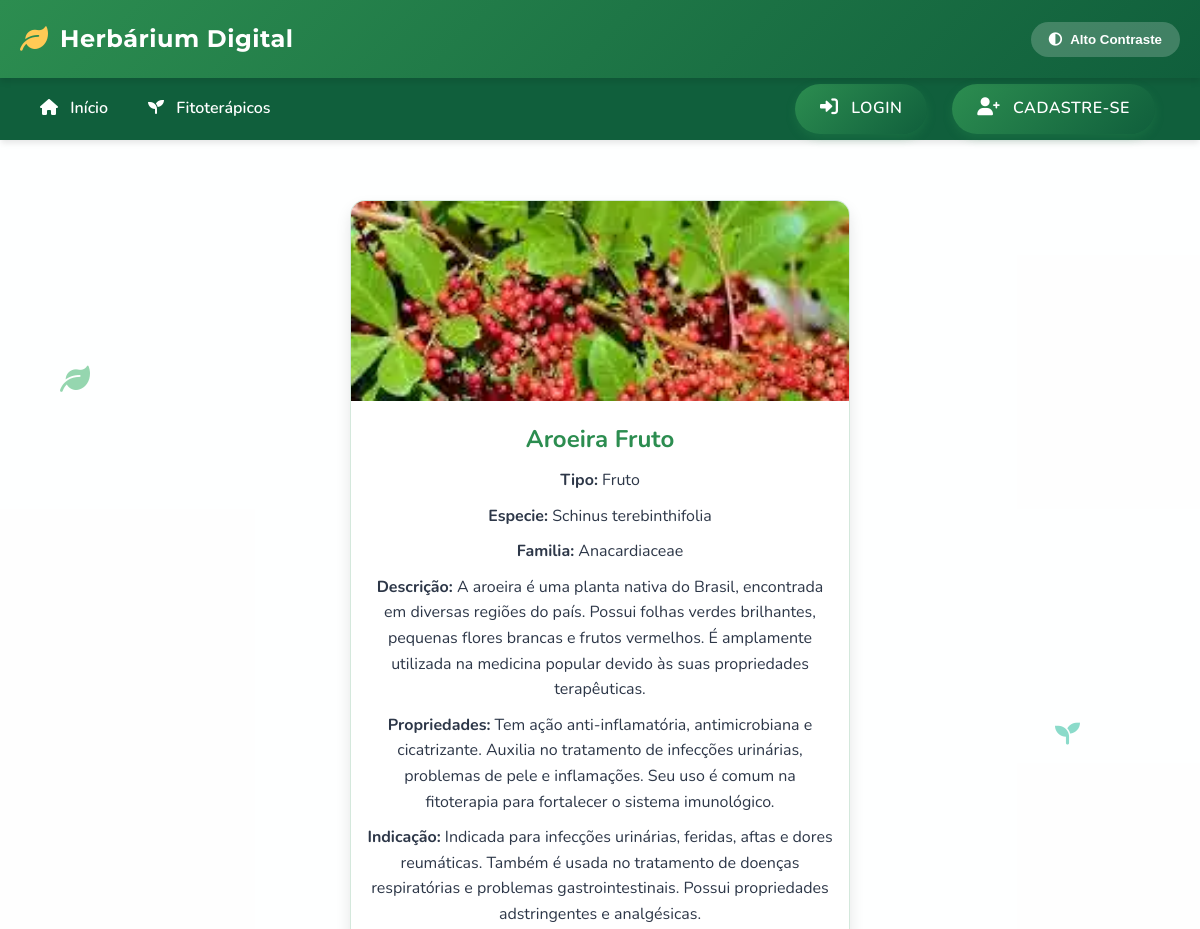
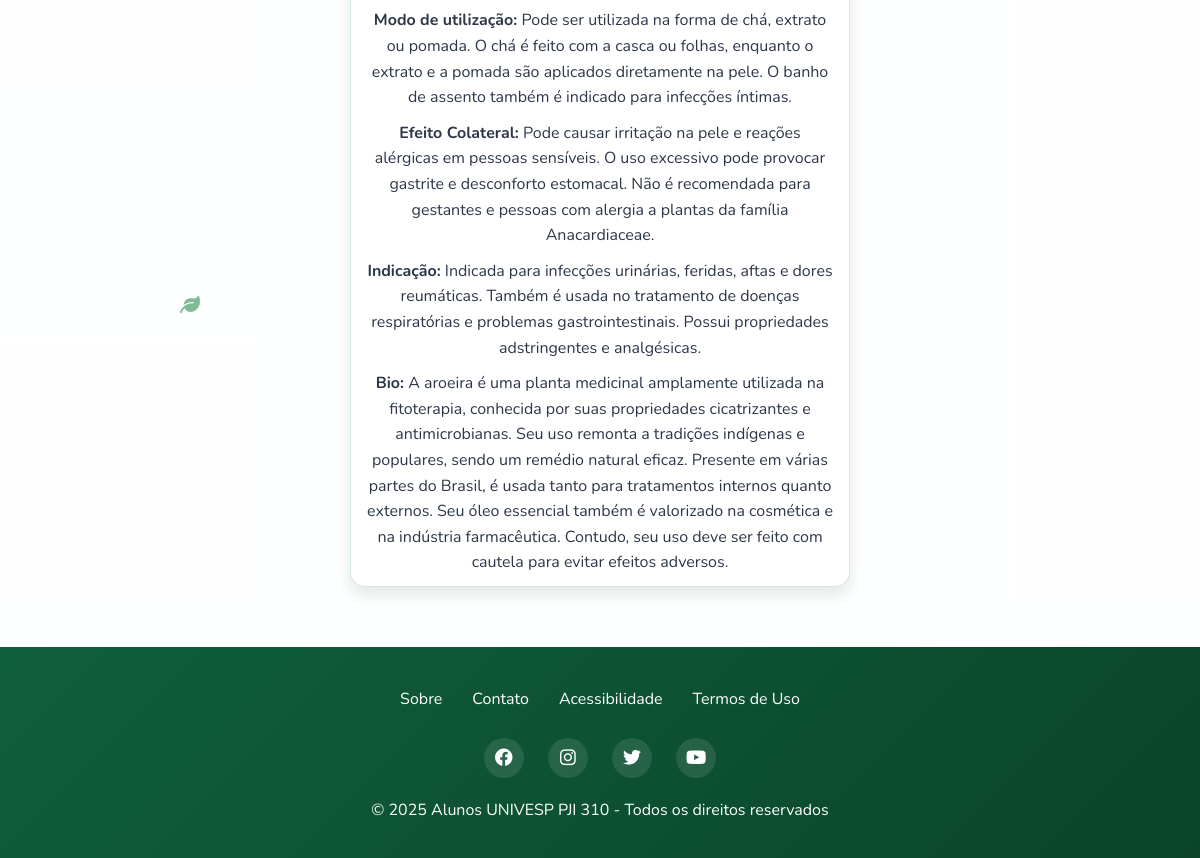
Page /fitoterapico/10/ on the committed database (2 pictures, top to bottom).
### fitoterapico/models.py (models this page shows, shortened)
class Fitoterapico(models.Model):
    id = models.AutoField(primary_key=True)
    nome = models.CharField(max_length=100)
    tipo = models.ForeignKey(Tipo, on_delete=models.PROTECT, related_name='fitoterapico_tipo')
    especie = models.CharField(max_length=100)
    familia = models.CharField(max_length=100, blank=True, null=True)
    descricao = models.TextField()
    propriedades = models.TextField()
    indicacao = models.TextField()
    modo_uso = models.TextField()
    dosagem = models.CharField(max_length=100, blank=True, null=True)
    efeito_colateral = models.TextField(blank=True, null=True)
    preco = models.FloatField(blank=True, null=True)
    foto = models.ImageField(upload_to='fitoterapico/', blank=True, null=True)
    bio = models.TextField(blank=True, null=True)

class Tipo(models.Model):
    id = models.AutoField(primary_key=True)
    nome = models.CharField(max_length=200)
    def __str__(self):
        return self.nome

### fitoterapico/views.py (the view)
# urls.py: path('fitoterapico/<int:pk>/', FitoterapicoDetailView.as_view(), name='fitoterapico_detail'),
class FitoterapicoDetailView(DetailView):
    model = Fitoterapico
    template_name = 'fitoterapico_detail.html'

### fitoterapico/templates/fitoterapico_detail.html (shortened to what this page needs)
{% extends "base.html" %}
{% block content %}
  <div class="fitoterapico-card">
    {% if object.foto %}
      <img src="{{ object.foto.url }}" alt="{{ object.nome }} - {{ object.tipo }}" loading="lazy">
    {% else %}
        <p class="no-foto">Imagem não disponível</p>
    {% endif %}
      <h2>{{ object.nome }} {{ object.tipo }}</h2>
      <p><strong>Tipo:</strong> {{ object.tipo }}</p>
      <p><strong>Especie:</strong> {{ object.especie }}</p>
      <p><strong>Familia:</strong> {{ object.familia }}</p>
      <p><strong>Descrição:</strong> {{ object.descricao }}</p>
      <p><strong>Propriedades:</strong> {{ object.propriedades }}</p>
      <p><strong>Indicação:</strong> {{ object.indicacao }}</p>
      <p><strong>Modo de utilização:</strong> {{ object.modo_uso }}</p>
      <p><strong>Efeito Colateral:</strong> {{ object.efeito_colateral }}</p>
      <p><strong>Indicação:</strong> {{ object.indicacao }}</p>
      {% if object.bio %}
        <p><strong>Bio:</strong> {{ object.bio }}</p>
      {% endif %}
  </div>
{% endblock %}

### app/templates/base.html (style rules this page uses)
:root { --primary-color: #2c8d50; --primary-light: #4eba79; --primary-dark: #105f3c; --secondary-color: #3dc2a6; --accent-color: #ffca55; --danger-color: #e53e3e; --warning-color: #ffca55; --text-light: #ffffff; --text-dark: #2d3748; --text-muted: #718096; --background-light: #f7fafc; --background-card: #ffffff; --border-radius: 12px; --box-shadow: 0 10px 15px -3px rgba(0, 0, 0, 0.1), 0 4px 6px -2px rgba(0, 0, 0, 0.05); --transition: all 0.3s cubic-bezier(0.25, 0.8, 0.25, 1); }
* { margin: 0; padding: 0; box-sizing: border-box; }
body { font-family: 'Nunito', sans-serif; background-color: var(--background-light); color: var(--text-dark); line-height: 1.6; transition: var(--transition); }

### fitoterapico/templates/fitoterapico_detail.html (style rules this page uses)
body { background-image: url('https://images.unsplash.com/photo-1584308666744-24d5c474f2ae?ixlib=rb-4.0.3&ixid=M3wxMjA3fDB8MHxwaG90by1wYWdlfHx8fGVufDB8fHx8fA%3D%3D&auto=format&fit=crop&w=2830&q=80'); background-size: cover; background-attachment: fixed; background-position: center; position: relative; }
body::before { content: ""; position: absolute; top: 0; left: 0; width: 100%; height: 100%; background-color: rgba(255, 255, 255, 0.85); z-index: -1; }
.fitoterapico-card { background-color: rgba(255, 255, 255, 0.9); box-shadow: 0 8px 15px rgba(0, 0, 0, 0.1); border-radius: 15px; overflow: hidden; text-align: center; transition: all 0.3s ease; max-width: 500px; margin: 20px auto 0; margin-bottom: 20px; border: 1px solid rgba(44, 141, 80, 0.2); position: relative; z-index: 1; }
.fitoterapico-card img { width: 100%; height: 200px; object-fit: cover; }
.fitoterapico-card h2 { font-size: 1.5rem; margin: 10px; color: var(--primary-color); }
.fitoterapico-card p { font-size: 1rem; margin-bottom: 10px; padding: 0 15px; }

### rows in the picture
Fitoterapico: foto (picture), nome "Aroeira", tipo "Fruto", especie "Schinus terebinthifolia", familia "Anacardiaceae", descricao "A aroeira é uma planta nativa do Brasil, encontrada em diversas regiões do país. Possui folhas verdes brilhantes, pequenas flores brancas e frutos vermelhos. É amplamente utilizada na medicina popular devido às suas propriedades terapêuticas.", propriedades "Tem ação anti-inflamatória, antimicrobiana e cicatrizante. Auxilia no tratamento de infecções urinárias, problemas de pele e inflamações. Seu uso é comum na fitoterapia para fortalecer o sistema imunológico.", indicacao "Indicada para infecções urinárias, feridas, aftas e dores reumáticas. Também é usada no tratamento de doenças respiratórias e problemas gastrointestinais. Possui propriedades adstringentes e analgésicas.", modo_uso "Pode ser utilizada na forma de chá, extrato ou pomada. O chá é feito com a casca ou folhas, enquanto o extrato e a pomada são aplicados diretamente na pele. O banho de assento também é indicado para infecções íntimas.", efeito_colateral "Pode causar irritação na pele e reações alérgicas em pessoas sensíveis. O uso excessivo pode provocar gastrite e desconforto estomacal. Não é recomendada para gestantes e pessoas com alergia a plantas da família Anacardiaceae.", bio "A aroeira é uma planta medicinal amplamente utilizada na fitoterapia, conhecida por suas propriedades cicatrizantes e antimicrobianas. Seu uso remonta a tradições indígenas e populares, sendo um remédio natural eficaz. Presente em várias partes do Brasil, é usada tanto para tratamentos internos quanto externos. Seu óleo essencial também é valorizado na cosmética e na indústria farmacêutica. Contudo, seu uso deve ser feito com cautela para evitar efeitos adversos."
